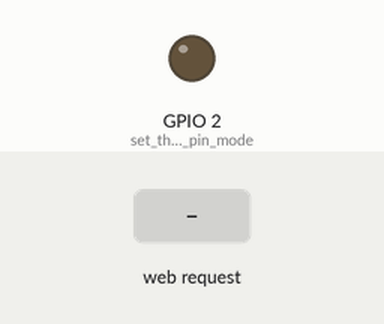
Simulated run of this sketch. Board: ESP32. Parts: output pins drawn as LEDs (lit = HIGH). The inputs (shaded band) are chosen by the test bench. WiFi joins after 1.5 s; servers stay silent unless stated; what the sketch prints to the serial monitor is not drawn.

Above: at 2.7 s.
2.8 s: HTTP request GET /H received
At 3.3 s:
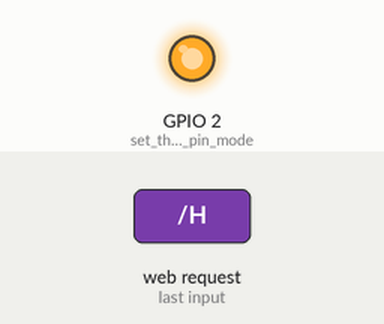
4.3 s: HTTP request GET /L received
At 5.5 s:
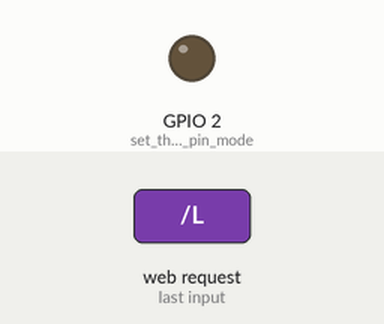
5.8 s: HTTP request GET /T received
At 6.7 s:
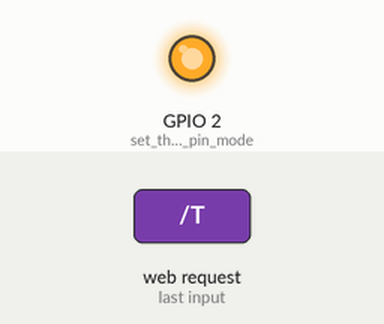
Timing chart, 0 to 8.8 s (numbered marks = the images above; inputs shaded):
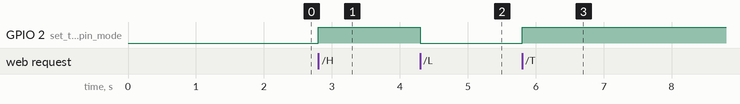

The sketch:

esp32_led_buttons.ino
```cpp
#include <WiFi.h>

const char* ssid     = "Arun_2.4Ghz"; // Change this to your WiFi SSID
const char* password = "14k81ao361"; // Change this to your WiFi password

WiFiServer server(80);

void setup() {
    Serial.begin(115200);
    pinMode(2, OUTPUT);      // set the LED pin mode

    delay(10);

    WiFi.setSleep(false);

    // We start by connecting to a WiFi network
    Serial.println();
    Serial.println("Connecting to WiFi...");

    Serial.print("SSID: ");
    Serial.println(ssid);

    WiFi.begin(ssid, password);

    while (WiFi.status() != WL_CONNECTED) {
        delay(500);
        Serial.print(".");
    }

    Serial.println("");
    Serial.println("WiFi connected.");
    Serial.print("IP address: ");
    Serial.println(WiFi.localIP());

    server.begin();
}

void loop() {
    WiFiClient client = server.available();   // listen for incoming clients

    if (client) {                             // if you get a client,
        Serial.println("New Client.");           // print a message out the serial port
        String currentLine = "";                // make a String to hold incoming data from the client
        while (client.connected()) {            // loop while the client's connected
            if (client.available()) {             // if there's bytes to read from the client,
                char c = client.read();             // read a byte, then
                Serial.write(c);                    // print it out the serial monitor
                if (c == '\n') {                    // if the byte is a newline character

                    // if the current line is blank, you got two newline characters in a row.
                    // that's the end of the client HTTP request, so send a response:
                    if (currentLine.length() == 0) {
                        // HTTP headers always start with a response code (e.g. HTTP/1.1 200 OK)
                        // and a content-type so the client knows what's coming, then a blank line:
                        client.println("HTTP/1.1 200 OK");
                        client.println("Content-type:text/html");
                        client.println();

                        // the content of the HTTP response follows the header:
                        client.println("<!DOCTYPE html><html><head><title>ESP32 LED Control</title>");
                        client.println("<style>");
                        client.println("body { font-family: Arial, sans-serif; margin: 0; padding: 0; text-align: center; }");
                        client.println(".button { display: inline-block; background-color: #4CAF50; color: white; padding: 16px 20px; margin: 10px 2px; border: none; cursor: pointer; border-radius: 5px; text-decoration: none; font-size: 16px; }");
                        client.println(".button:hover { background-color: #45a049; }");
                        client.println("</style></head><body>");
                        client.println("<h1>ESP32 LED Control</h1>");
                        client.println("<p>Click the buttons below to control the LED:</p>");
                        client.println("<form action=\"/H\"><button class=\"button\">Turn LED ON</button></form>");
                        client.println("<form action=\"/L\"><button class=\"button\">Turn LED OFF</button></form>");
                        client.println("<form action=\"/T\"><button class=\"button\">Turn LED 2 MIN</button></form>");
                        client.println("<form action=\"/P\"><button class=\"button\">Turn LED 5 MIN</button></form>");
                        client.println("</body></html>");

                        // The HTTP response ends with another blank line:
                        client.println();
                        // break out of the while loop:
                        break;
                    } else {    // if you got a newline, then clear currentLine:
                        currentLine = "";
                    }
                } else if (c != '\r') {  // if you got anything else but a carriage return character,
                    currentLine += c;      // add it to the end of the currentLine
                }

                // Check to see if the client request was "GET /H" or "GET /L":
                if (currentLine.endsWith("GET /H")) {
                    digitalWrite(2, HIGH);               // GET /H turns the LED on
                }
                if (currentLine.endsWith("GET /L")) {
                    digitalWrite(2, LOW);                // GET /L turns the LED off
                }
                if (currentLine.endsWith("GET /T")){
                    digitalWrite(2,HIGH);
                    delay(120000);
                    digitalWrite(2,LOW);
                }
                if (currentLine.endsWith("GET /P")){
                    digitalWrite(2,HIGH);
                    delay(300000);
                    digitalWrite(2,LOW);
                }
            }
        }
        // close the connection:
        client.stop();
        Serial.println("Client Disconnected.");
    }
}
```

Measured:
- after the input at 2.8 s, GPIO 2 (set_the_LED_pin_mode): LOW → HIGH at once
- after the input at 4.3 s, GPIO 2 (set_the_LED_pin_mode): HIGH → LOW at once
- after the input at 5.8 s, GPIO 2 (set_the_LED_pin_mode): LOW → HIGH at once
